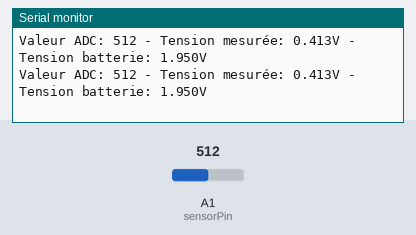
This sketch was run on a simulated Arduino Uno, built with avr-gcc and run on an emulated ATmega328P. Shown: the last lines printed to the serial monitor. The inputs (shaded band) are chosen by the test bench; at power-on: A1 (sensorPin) = 512.

Above: at 1.8 s.
1.9 s: A1 (sensorPin) set to 716
At 2.8 s:
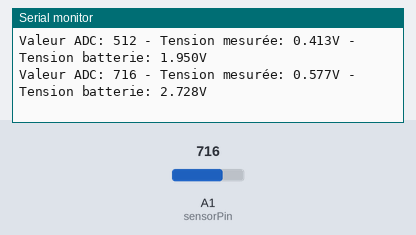
3.4 s: A1 (sensorPin) set to 900
At 4.6 s:
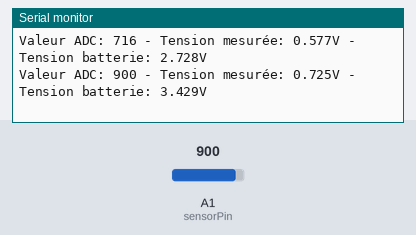
Timing chart, 0 to 6.4 s (numbered marks = the images above; inputs shaded):
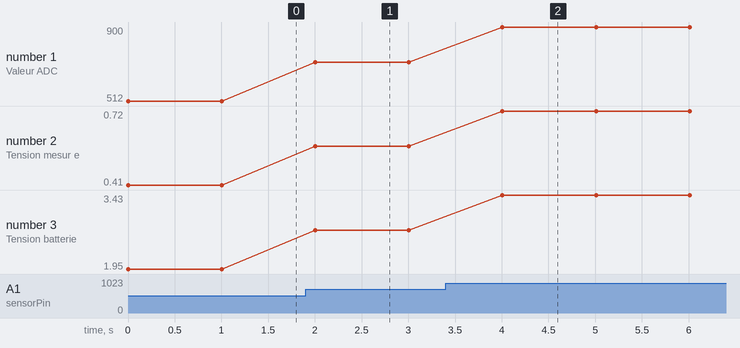

Measured:
- after the input at 1.9 s, the serial monitor: prints a new line after 0.10 s (image 1)
- after the input at 3.4 s, the serial monitor: prints a new line after 0.61 s (image 2)
- plotted number 1: 512 → 716 after the input at 1.9 s, 716 → 900 after the input at 3.4 s
- plotted number 2: 0.41 → 0.58 after the input at 1.9 s, 0.58 → 0.72 after the input at 3.4 s
- plotted number 3: 1.95 → 2.73 after the input at 1.9 s, 2.73 → 3.43 after the input at 3.4 s

The sketch:

StandAlone_Tension.ino
```cpp
const int sensorPin = A1;   // Broche AIN[10] (PB02 / A1 / D16)
const float R1 = 82.0;      // Résistance 82kΩ
const float R2 = 22.0;      // Résistance 22kΩ
const float Vref = 3.3;     // Tension de référence ADC (3.3V)
const int resolution = 4095; // Résolution ADC 12 bits (0 - 4095)

void setup() {
  Serial.begin(115200); // Initialisation du moniteur série
  while (!Serial);      // Attendre l’ouverture du port série
}

void loop() {
  int rawValue = analogRead(sensorPin); // Lire la valeur brute de l'ADC
  float Vmesure = (rawValue * Vref) / resolution; // Conversion en tension
  float Vbatt = Vmesure * ((R1 + R2) / R2); // Calcul de la tension batterie

  // Affichage sur le moniteur série
  Serial.print("Valeur ADC: ");
  Serial.print(rawValue);
  Serial.print(" - Tension mesurée: ");
  Serial.print(Vmesure, 3);
  Serial.print("V - Tension batterie: ");
  Serial.print(Vbatt, 3);
  Serial.println("V");

  delay(1000); // Pause de 1 seconde
}
```
